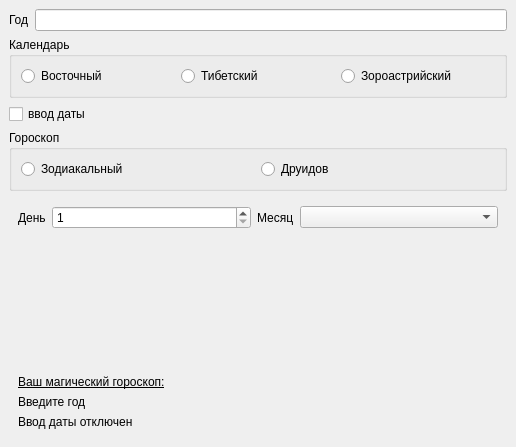
<?xml version="1.0" encoding="UTF-8"?>
<ui version="4.0">
 <class>MainWindow</class>
 <widget class="QMainWindow" name="MainWindow">
  <property name="geometry">
   <rect>
    <x>0</x>
    <y>0</y>
    <width>516</width>
    <height>447</height>
   </rect>
  </property>
  <property name="windowTitle">
   <string>Календари и гороскопы</string>
  </property>
  <widget class="QWidget" name="centralwidget">
   <layout class="QVBoxLayout" name="verticalLayout">
    <item>
     <layout class="QHBoxLayout" name="horizontalLayout_4">
      <item>
       <widget class="QLabel" name="Ibl_yar">
        <property name="text">
         <string>Год</string>
        </property>
       </widget>
      </item>
      <item>
       <widget class="QLineEdit" name="le_year"/>
      </item>
     </layout>
    </item>
    <item>
     <widget class="QGroupBox" name="gb_calendar">
      <property name="title">
       <string>Календарь</string>
      </property>
      <layout class="QHBoxLayout" name="horizontalLayout">
       <item>
        <widget class="QRadioButton" name="rb_eastern">
         <property name="text">
          <string>Восточный</string>
         </property>
        </widget>
       </item>
       <item>
        <widget class="QRadioButton" name="rb_tibetan">
         <property name="text">
          <string>Тибетский</string>
         </property>
        </widget>
       </item>
       <item>
        <widget class="QRadioButton" name="rb_zoroastrian">
         <property name="text">
          <string>Зороастрийский</string>
         </property>
        </widget>
       </item>
      </layout>
     </widget>
    </item>
    <item>
     <widget class="QCheckBox" name="cb_is_date">
      <property name="text">
       <string>ввод даты</string>
      </property>
     </widget>
    </item>
    <item>
     <widget class="QGroupBox" name="gb_horoscope">
      <property name="title">
       <string>Гороскоп</string>
      </property>
      <layout class="QHBoxLayout" name="horizontalLayout_2">
       <item>
        <widget class="QRadioButton" name="rb_zodiac">
         <property name="text">
          <string>Зодиакальный</string>
         </property>
        </widget>
       </item>
       <item>
        <widget class="QRadioButton" name="rb_druid">
         <property name="text">
          <string>Друидов</string>
         </property>
        </widget>
       </item>
      </layout>
     </widget>
    </item>
    <item>
     <widget class="QWidget" name="w_date" native="true">
      <layout class="QHBoxLayout" name="horizontalLayout_3" stretch="0,1,0,1">
       <item>
        <widget class="QLabel" name="lbl_day">
         <property name="text">
          <string>День</string>
         </property>
        </widget>
       </item>
       <item>
        <widget class="QSpinBox" name="sb_day">
         <property name="minimum">
          <number>1</number>
         </property>
         <property name="maximum">
          <number>31</number>
         </property>
        </widget>
       </item>
       <item>
        <widget class="QLabel" name="lbl_month">
         <property name="text">
          <string>Месяц</string>
         </property>
        </widget>
       </item>
       <item>
        <widget class="QComboBox" name="cb_month"/>
       </item>
      </layout>
     </widget>
    </item>
    <item>
     <spacer name="verticalSpacer">
      <property name="orientation">
       <enum>Qt::Vertical</enum>
      </property>
      <property name="sizeHint" stdset="0">
       <size>
        <width>20</width>
        <height>40</height>
       </size>
      </property>
     </spacer>
    </item>
    <item>
     <widget class="QWidget" name="widget" native="true">
      <layout class="QVBoxLayout" name="verticalLayout_3">
       <item>
        <widget class="QLabel" name="lbl_desk">
         <property name="text">
          <string>&lt;html&gt;&lt;head/&gt;&lt;body&gt;&lt;p&gt;&lt;span style=&quot; text-decoration: underline;&quot;&gt;Ваш магический гороскоп:&lt;/span&gt;&lt;/p&gt;&lt;/body&gt;&lt;/html&gt;</string>
         </property>
        </widget>
       </item>
       <item>
        <widget class="QLabel" name="lbl_calendar">
         <property name="text">
          <string>Введите год</string>
         </property>
        </widget>
       </item>
       <item>
        <widget class="QLabel" name="lbl_horoscope">
         <property name="enabled">
          <bool>true</bool>
         </property>
         <property name="text">
          <string>Ввод даты отключен</string>
         </property>
        </widget>
       </item>
      </layout>
     </widget>
    </item>
   </layout>
  </widget>
 </widget>
 <resources/>
 <connections/>
</ui>
